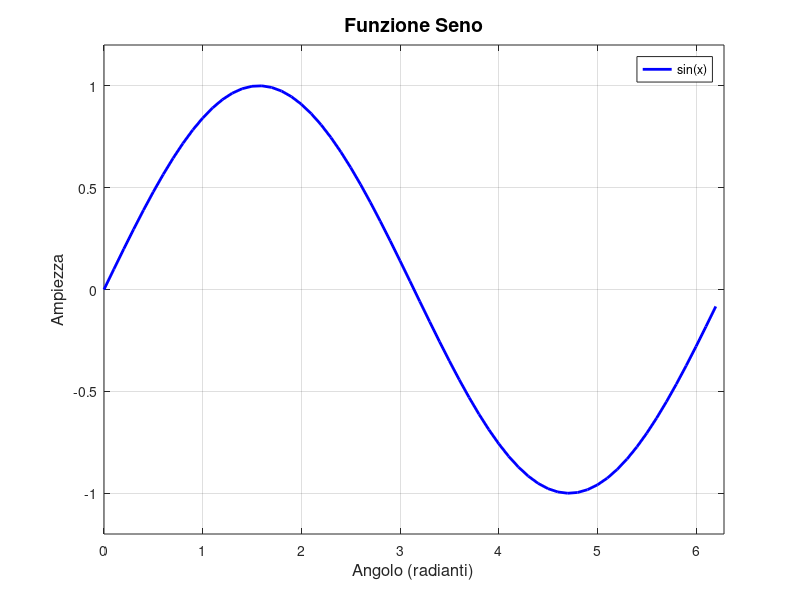

Here is the MATLAB script that generated this plot:
x = 0:0.1:2*pi;  % assegna il risultato a x
y = sin(x);  % assegna il risultato a y

figure('Position', [100 100 800 500])  % apre una nuova finestra grafica
plot(x, y, 'b-', 'LineWidth', 2)  % disegna il grafico principale

% Elementi essenziali
title('Funzione Seno', 'FontSize', 14, 'FontWeight', 'bold')  % imposta il titolo del grafico
xlabel('Angolo (radianti)', 'FontSize', 12)  % imposta etichetta asse x
ylabel('Ampiezza', 'FontSize', 12)  % imposta etichetta asse y
xlim([0 2*pi])  % imposta i limiti degli assi
ylim([-1.2 1.2])  % imposta i limiti degli assi
grid on  % attiva la griglia del grafico
legend('sin(x)', 'Location', 'northeast')  % esegue il passo corrente della pipeline
